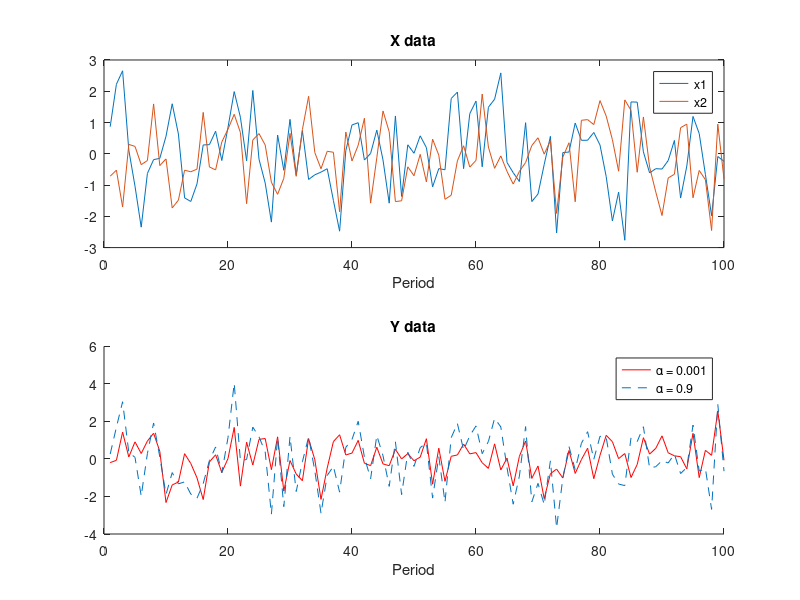

MATLAB code for this plot: (Note: this script raises an error after producing the figure.)
%==========================================================================
%                 Local Identification Failure
%
% Author: Kory Kantenga
% Date: 2/19/2014
%
% Based on VEC Matlab Code obtained from Frank Schorfheide written by
% Luigi Bocola.
%==========================================================================

%==========================================================================
%                        HOUSEKEEPING
%==========================================================================

tic
close all
clear all
clc


%==========================================================================
%                        CONTROL PARAMETERS
%==========================================================================

gendata  = 1;
plotdata = 1;
plotllhd = 1;
plotdens = 1;
gibbsrun = 1;

%==========================================================================
%                        DATA PARAMETERS
%==========================================================================

rrho1 = 0.2;
rrho2 = 0.2;

x1_0  = 0  ;
x2_0  = 0  ;

aalpha0 = 0.001;
aalpha1 = 0.9  ;

bbeta   = 0.5;


%=========================================================================
%                           PRIOR PARAMETERS
%=========================================================================

ttau = 0.1;

%==========================================================================
%                        GENERATE THE DATA
%=========================================================================

if gendata==1
    
    T = 100;
    
    xerrors = randn(100,2);
    yerrors = randn(100,1);
    
    xvector    = zeros(T,2);
    yvector_a0 = zeros(T,1);
    yvector_a1 = zeros(T,1);
    
    %Initialise at x_0
    xvector(1,1) = rrho1*x1_0 + xerrors(1,1);
    xvector(1,2) = rrho2*x2_0 + xerrors(1,2);
    yvector_a0(1)   = aalpha0*xvector(1,1) + aalpha0*bbeta*xvector(1,2)+...
        + yerrors(1);
    yvector_a1(1)   = aalpha1*xvector(1,1) + aalpha1*bbeta*xvector(1,2)+...
        + yerrors(1);
    
    %Recusively fill in values
    for t = 2:T
        xvector(t,1) = rrho1*xvector(t-1,1) + xerrors(t,1);
        xvector(t,2) = rrho1*xvector(t-1,2) + xerrors(t,2);
        
        yvector_a0(t) = aalpha0*xvector(t,1) + aalpha0*bbeta*xvector(t,2)+...
            + yerrors(t);
        
        yvector_a1(t) = aalpha1*xvector(t,1) + aalpha1*bbeta*xvector(t,2)+...
            + yerrors(t);
    end
    
    save dataTAU2.mat
    
else
    load('dataTAU2.mat')
end

%=========================================================================
%                 PLOT TIME SERIES
%=========================================================================

if plotdata==1
    
    figure;
    subplot(2,1,1)
    plot(1:T,xvector)
    xlabel('Period')
    title('X data')
    legend('x1','x2')
    
    subplot(2,1,2)
    hold on
    plot(1:T,yvector_a0,'-r')
    plot(1:T,yvector_a1,'--')
    xlabel('Period')
    title('Y data')
    legend('\alpha = 0.001','\alpha = 0.9')
    hold off
    
    print -depsc2 dataplotTAU2.eps
    
end


%=========================================================================
%                 PLOT LIKELIHOOD FUNCTION
%=========================================================================

if plotllhd==1
    
    % Discretize Parameter Space
    aalphagrid = linspace(-3,3);
    bbetagrid  = linspace(-3,3);
    
    llvalue1 = zeros(size(aalphagrid,2),size(aalphagrid,2));
    llvalue2 = zeros(size(bbetagrid,2),size(bbetagrid,2));
    
    for i = 1:100
        for j = 1:100
            llvalue1(j,i) = log(gaussllhd(yvector_a0,xvector,...
                [aalphagrid(j) bbetagrid(i)*aalphagrid(j)]',1));
            llvalue2(j,i) = log(gaussllhd(yvector_a0,xvector,...
                [aalphagrid(j) bbetagrid(i)*aalphagrid(j)]',1));
        end
    end
    
    figure;
    subplot(2,1,1)
    surf(aalphagrid,bbetagrid,llvalue1)
    xlabel('\alpha')
    ylabel('\beta')
    zlabel('logLikelihood')
    title('logLikelihood \alpha = 0.001')
    
    subplot(2,1,2)
    surf(aalphagrid,bbetagrid,llvalue2)
    xlabel('\alpha')
    ylabel('\beta')
    zlabel('logLikelihood')
    title('logLikelihood \alpha = 0.9')
    
    print -depsc2 llhdplotTAU2.eps
    
end

%=========================================================================
%                           GIBBS PARAMETERS
%=========================================================================

nsim    = 10000;
nburn   = 0.4*nsim;

%=========================================================================
%                           PARAMETERIZATION 1
%=========================================================================

% Set value for yvector to parameterization 1
yvector = yvector_a1; %#ok<NASGU>
display(' ');
display('Parameterization 1');
display(' ');

if gibbsrun==1
    gibbs1
    gibbs2
else
end


% Posterior Draws under Prior 1
posterior1_a1 = [ttheta1dp1(nburn+1:nsim), ...
    ttheta2dp1(nburn+1:nsim)./ttheta1dp1(nburn+1:nsim)];

% Posterior Draws under Prior 2
posterior2_a1 = [ttheta1dp2(nburn+1:nsim), ...
    ttheta2dp2(nburn+1:nsim)./ttheta1dp2(nburn+1:nsim)];


%=========================================================================
%                           PARAMETERIZATION 0
%=========================================================================

% Set value for yvector to parameterization 0
yvector = yvector_a0;
display(' ');
display('Parameterization 0');
display(' ');

if gibbsrun==1
    gibbs1
    gibbs2
else
    display('')
end

% Posterior Draws under Prior 1
posterior1_a0 = [ttheta1dp1(nburn+1:nsim), ...
    ttheta2dp1(nburn+1:nsim)./ttheta1dp1(nburn+1:nsim)];

% Posterior Draws under Prior 2
posterior2_a0 = [ttheta1dp2(nburn+1:nsim), ...
    ttheta2dp2(nburn+1:nsim)./ttheta1dp2(nburn+1:nsim)];



%=========================================================================
%                       POSTERIOR PLOTS
%=========================================================================

if plotdens==1
    
    % Marginal Density Plots (Parameterization 0)
    
    figure;
    subplot(2,2,1)
    [dens x] = ksdensity(posterior1_a0(:,1));
    plot(x,dens)
    title('Prior 1,\alpha = 0.001')
    xlabel('\alpha')
    
    subplot(2,2,2)
    [dens x] = ksdensity(posterior2_a0(:,1));
    plot(x,dens)
    title('Prior 2,\alpha = 0.001')
    xlabel('\alpha')
    
    subplot(2,2,3)
    [dens x] = ksdensity(posterior1_a0(:,2));
    plot(x,dens)
    title('Prior 1,\alpha = 0.001')
    xlabel('\beta')
    
    subplot(2,2,4)
    [dens x] = ksdensity(posterior2_a0(:,2));
    plot(x,dens)
    title('Prior 2,\alpha = 0.001')
    xlabel('\beta')
    
    print -depsc2 marginala0plotTAU2.eps
    
    
    % Marginal Density Plots (Parameterization 1)
    
    figure;
    subplot(2,2,1)
    [dens x] = ksdensity(posterior1_a1(:,1));
    plot(x,dens)
    title('Prior 1,\alpha = 0.9')
    xlabel('\alpha')
    
    subplot(2,2,2)
    [dens x] = ksdensity(posterior2_a1(:,1));
    plot(x,dens)
    title('Prior 2,\alpha = 0.9')
    xlabel('\alpha')
    
    subplot(2,2,3)
    [dens x] = ksdensity(posterior1_a1(:,2));
    plot(x,dens)
    title('Prior 1,\alpha = 0.9')
    xlabel('\beta')
    
    subplot(2,2,4)
    [dens x] = ksdensity(posterior2_a1(:,2));
    plot(x,dens)
    title('Prior 2,\alpha = 0.9')
    xlabel('\beta')
    
    print -depsc2 marginala1plotTAU2.eps
    
    
    % Joint Density Plot
    
    figure;
    plotmatrix(posterior2_a1)
    title('Joint Posterior, Prior 2, \alpha = 0.9')
    
    print -depsc2 posterior2_a1TAU2.eps
    
    figure;
    plotmatrix(posterior1_a1)
    title('Joint Posterior, Prior 1, \alpha = 0.9')
    print -depsc2 posterior1_a1TAU2.eps
    
    figure;
    plotmatrix(posterior2_a0)
    title('Joint Posterior, Prior 2, \alpha = 0.001')
    print -depsc2 posterior2_a0TAU2.eps
    
    figure;
    plotmatrix(posterior1_a0)
    title('Joint Posterior, Prior 1, \alpha = 0.001')
    print -depsc2 posterior1_a0TAU2.eps
    
end

MCMC